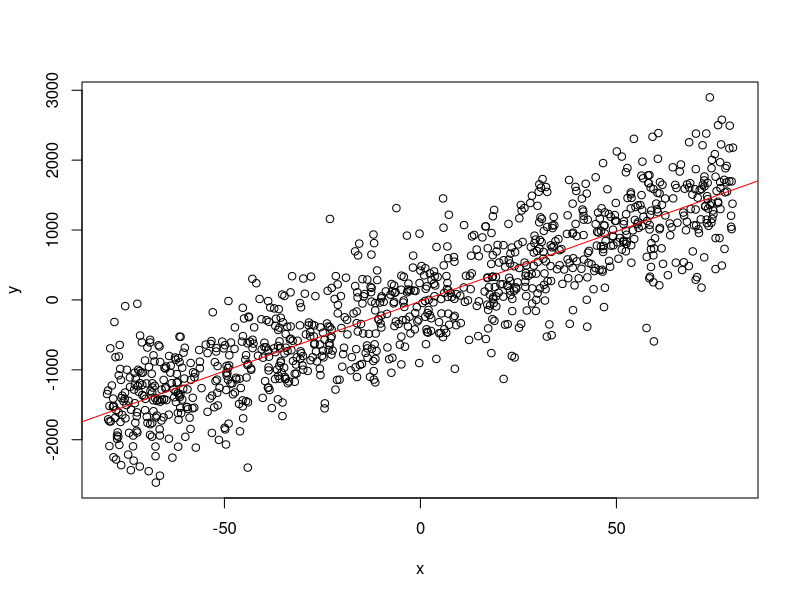
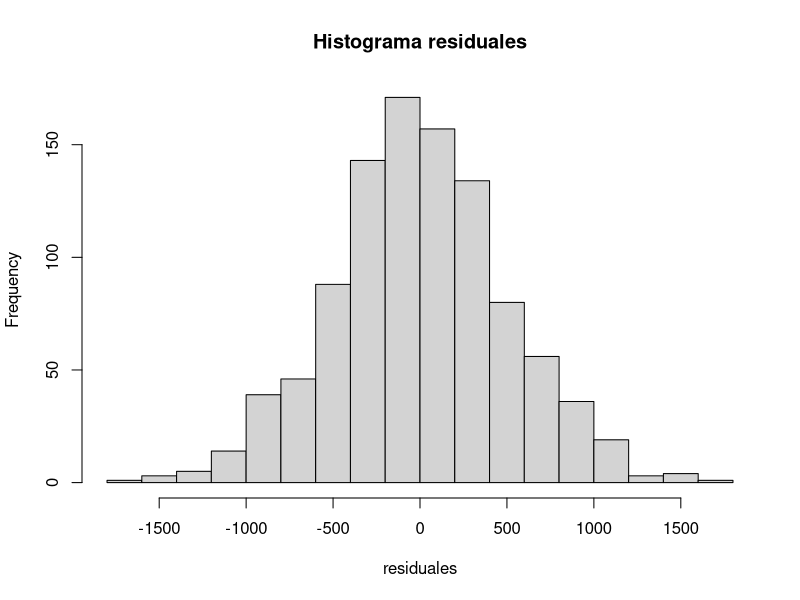
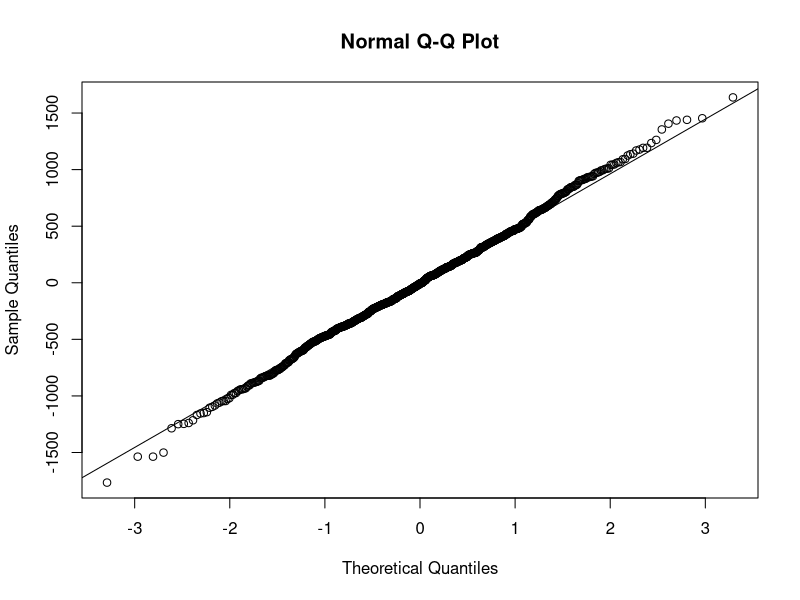
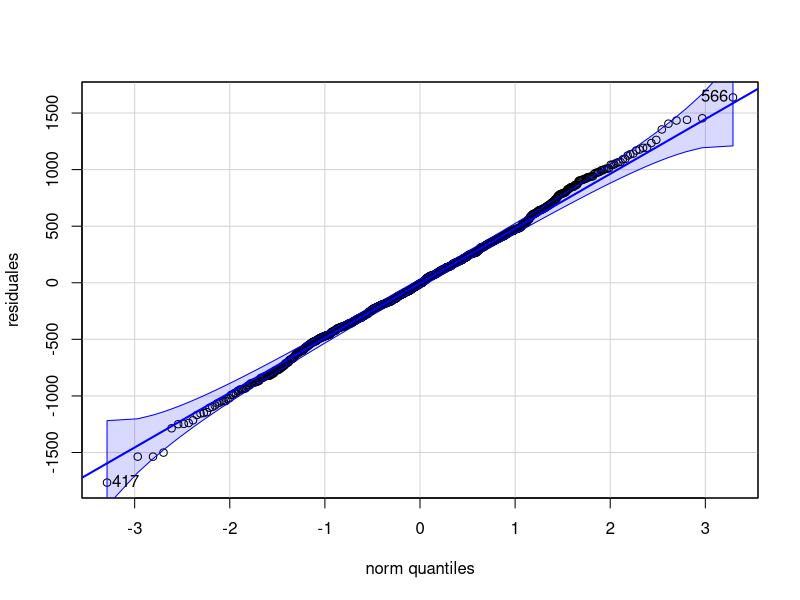
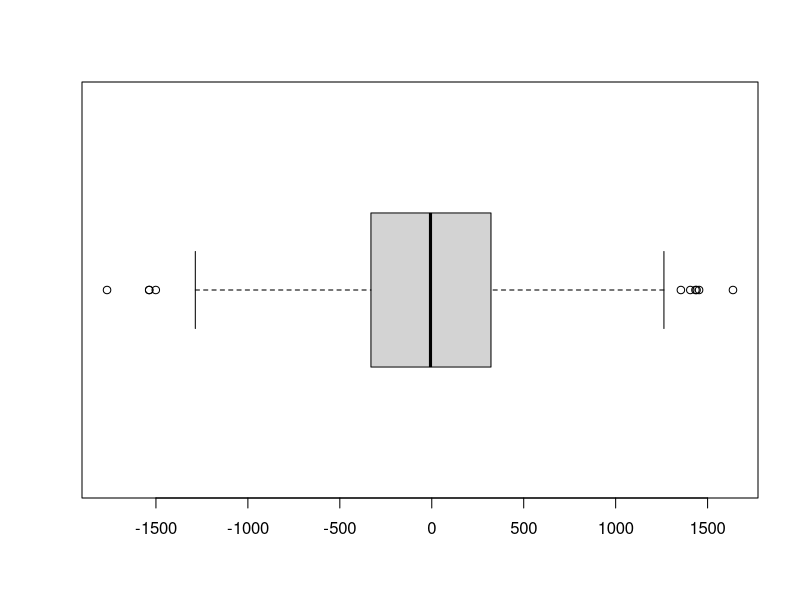
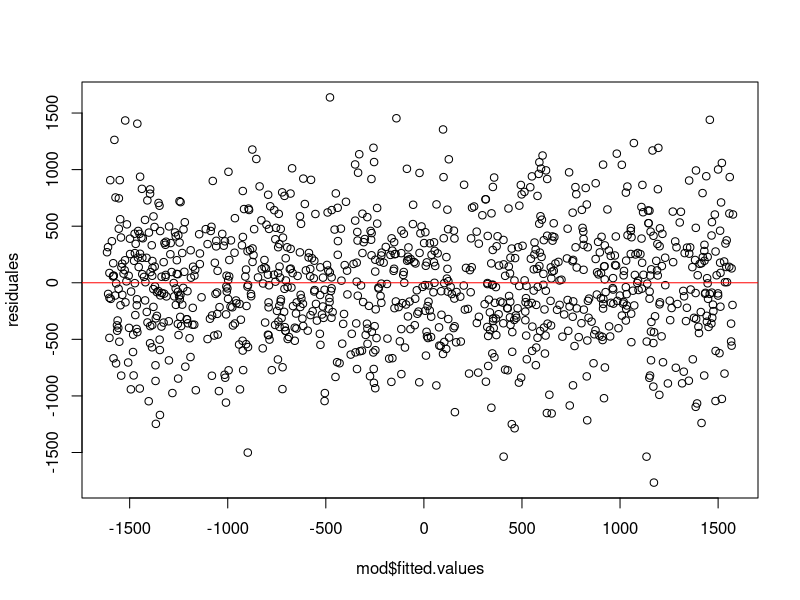
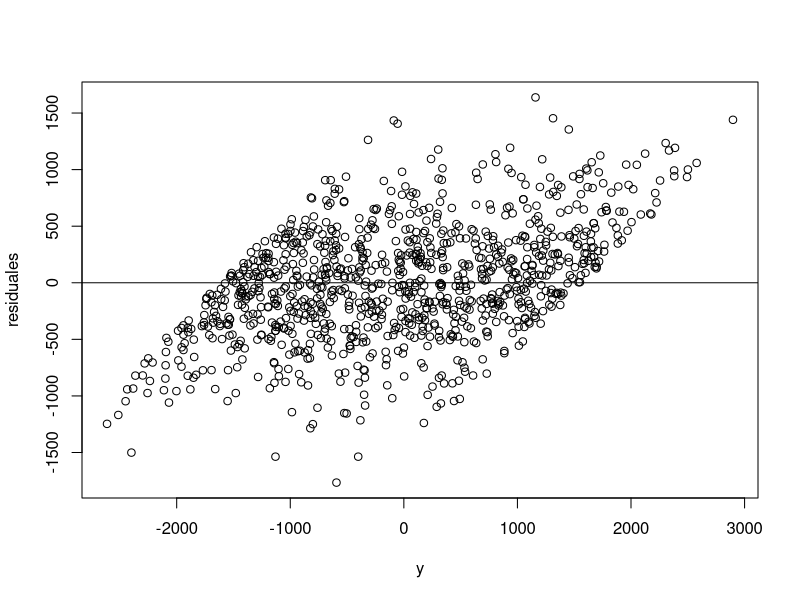
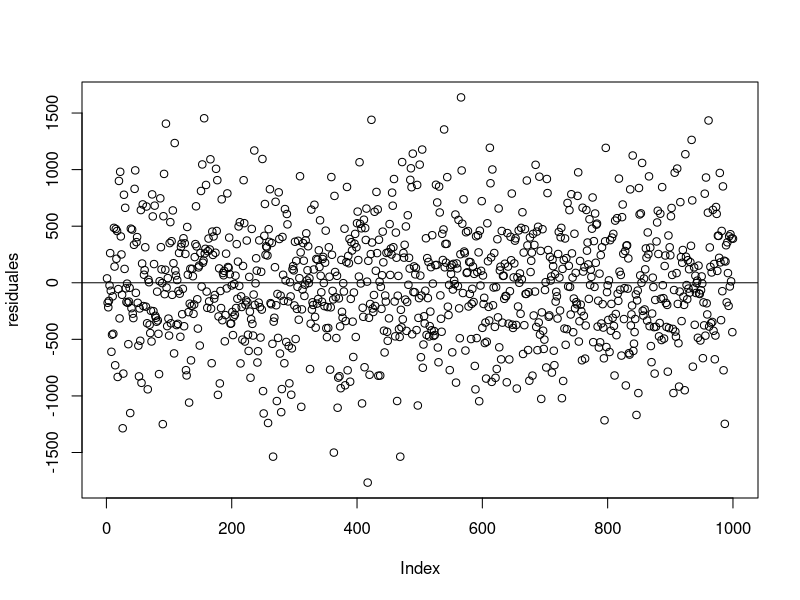

R code for these plots, in order:
##################Cargar paquetes


library(car)
library(tseries)
library(nortest)
library(goftest)
library(lmtest)


############ Crear base de datos ficticia

set.seed(50)
x=runif(1000,-80,80)
e=rnorm(1000,0,500)
y= -30 + 20*x + e



plot(x,y)
mod<-lm(y~x)
abline(mod, col="red")


summary(mod)


residuales=mod$residuals


#1. prueba normalidad ####

##1.1 Normalidad - Pruebas gráficas #####

  #Histograma
  
  hist(residuales, main="Histograma residuales", breaks=20)
  
  #qqplot sencillo
  
  qqnorm(residuales)
  qqline(residuales)
  
  #qqplot fancy
  qqPlot(residuales)
  
  
  boxplot(residuales, horizontal = T)
  
##1.2 Normalidad -pruebas estadísticas #########
  
  
  shapiro.test(residuales) ##shapiro wilk
  
  jarque.bera.test(residuales) ###jarque bera test
  
  stats::ks.test(residuales,pnorm,0,sd(residuales)) ####kolmogorov smirnov
  
  ad.test(residuales, pnorm, 0, sd(residuales))  ###Anderson darling
  help(ad.test)
  cvm.test(residuales,pnorm, 0, sd(residuales)) ###Cramer von mises
  
#2. prueba varianza constante - Homocedasticidad ####

##2.1 Homocedasticidad -Pruebas gráficas #####


plot(mod$fitted.values,residuales)
abline(h=0, col="red")

plot(y,residuales)
abline(h=0)

##2.2 Homocedasticidad -Pruebas estadísticas #####

bptest(mod)



#3. prueba independencia  #####


##3.1 Independencia-Pruebas GRáficas #####

plot(residuales)
abline(h=0)
par(mfrow=c(1,2)) ###Separar la ventana de los gráficos
acf(residuales)
pacf(residuales)

##3.2 Independencia-Pruebas estadísticas #####

dwtest(mod) 

bgtest(mod)
